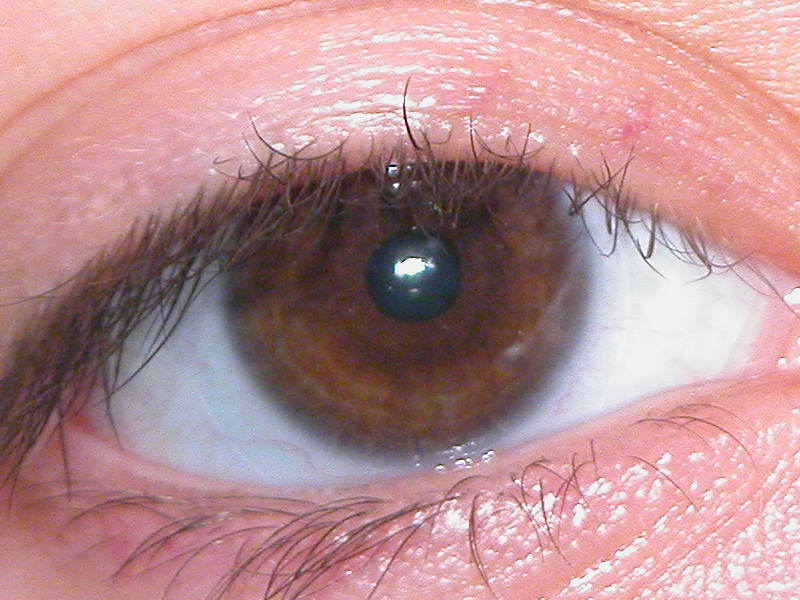
//> input picture images/Img_114_1_2.jpg, 800 x 600 px; its folder holds only this picture in this run
$ ./main   (built with g++ and OpenCV 4)
//> lines starting //> are read from the running program, lines starting //| are printed output that depends on the picture; after the words box and inside, x2 and y2 are one past the last pixel; in counts of white or black regions, pixels touching at a corner belong together
/*
 * Author: Mateusz Osiński, Warsaw University of Technology
 * This program is a part of master thesis: "Methods of iris detection in registered image".
 * The program downloads subsequent photos of the human eye from the disk location indicated in the code.
 * Using image filtering and processing methods, the program locates the iris of the eye.
 * In the result image, the iris area is outlined by two circles and two segments.

 */

#include <opencv2/opencv.hpp>

using namespace std;
using namespace cv;


int main()
{
    // reading all images from folder, in for loop
    vector<cv::String> fn;
    glob("images/*.jpg", fn, false);
    vector<Mat> images;

    size_t count = fn.size(); //number of images
    for (size_t i=0; i<count; i++)
    {
        Mat src, pupilRed, resultImage;
        src = imread(fn[i]);
//> src is the input picture: 600 rows x 800 cols, CV_8UC3; mean B, G, R 144, 141.4, 183.1
        resultImage = imread(fn[i]);
        Mat bgr[3];
        split(src, bgr);
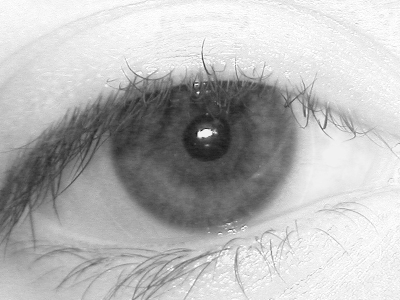
//> bgr[2]: 600 rows x 800 cols, CV_8UC1 (shown at 1/2 size); min 0, max 255, mean 183.1

        //////////////// PUPIL DETECTING
        pupilRed=bgr[2];    //red layer

        threshold(pupilRed, pupilRed, 80, 255, 2);
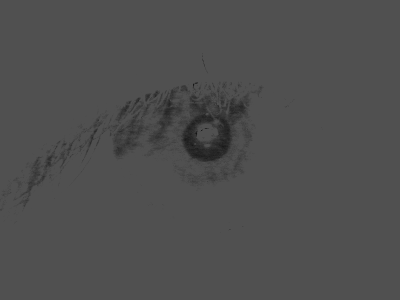
//> pupilRed: 600 rows x 800 cols, CV_8UC1 (shown at 1/2 size); min 0, max 80, mean 78.6
        dilate(pupilRed, pupilRed, Mat());
//> pupilRed: 600 rows x 800 cols, CV_8UC1; 8.91% of pixels changed, all inside (x1, y1, x2, y2) = (0, 106, 653, 465)
        GaussianBlur(pupilRed, pupilRed, Size(17,17), 2, 0 );
//> pupilRed: 600 rows x 800 cols, CV_8UC1; min 37, max 80, mean 79.2

        // circles detection - pupil
        vector<Vec3f> circlesPupil;
        HoughCircles(pupilRed, circlesPupil, CV_HOUGH_GRADIENT, 2, pupilRed.rows, 25, 15,
                  pupilRed.rows/20, pupilRed.rows/6);
//> circlesPupil = 1 circle (x, y, radius): [415, 273, 48]

        // drawing a pupil circle on result image
        Point center(cvRound(circlesPupil[0][0]), cvRound(circlesPupil[0][1]));
//> center = Point(415, 273)
        int radiusPupil = cvRound(circlesPupil[0][2]);
//> radiusPupil = 48
        circle(resultImage, center, 3, Scalar(0,0,255), -1, 8, 0 );
//> resultImage: 600 rows x 800 cols, CV_8UC3; 29 pixels changed, all inside (x1, y1, x2, y2) = (412, 270, 419, 277)
        circle(resultImage, center, radiusPupil, Scalar(0,0,255), 2, 8, 0 );
//> resultImage: 600 rows x 800 cols, CV_8UC3; mean B, G, R 143.9, 141.3, 183.5


        //////////////// LIMBUS DETECTING

        cvtColor(src, src, CV_BGR2GRAY);
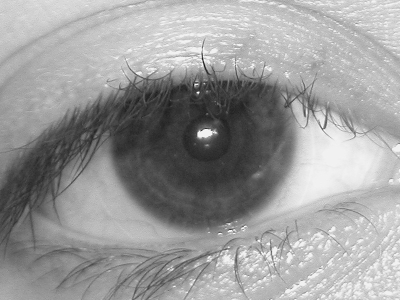
//> src: 600 rows x 800 cols, CV_8UC1 (shown at 1/2 size); min 2, max 255, mean 154.2
        // center of pupil
        int xp = circlesPupil[0][0]; //column
//> xp = 415
        int yp = circlesPupil[0][1]; //row
//> yp = 273

        // image of limbus edges
        Mat limbusEdgeImage (src.rows, src.cols, src.type());
        limbusEdgeImage = 0;
        int neighbours = 30; //number od pixels on the left and right

        //this loop finds edges to the left of the pupil
        for (int i=neighbours; i<xp; i++)
        {
            for (int j=0; j<src.rows; j++)
            {
                float meanRight = 0;
                float meanLeft = 0;
                for (int k=0; k<neighbours; k++)
                {
                    //mean values od pixels on the right and left
                    meanRight += src.at<uchar>(j, i+k);
                    meanLeft += src.at<uchar>(j, i-k);
                }
                meanRight = meanRight / neighbours;
                meanLeft = meanLeft / neighbours;
                int actualValue = src.at<uchar>(j, i);
                if ( (abs(meanRight - actualValue) < 20 ) && (abs(meanLeft - actualValue) > 35) )
                    limbusEdgeImage.at<uchar>(j, i) = 255;
                else
                    limbusEdgeImage.at<uchar>(j, i) = 0;
            }
        }
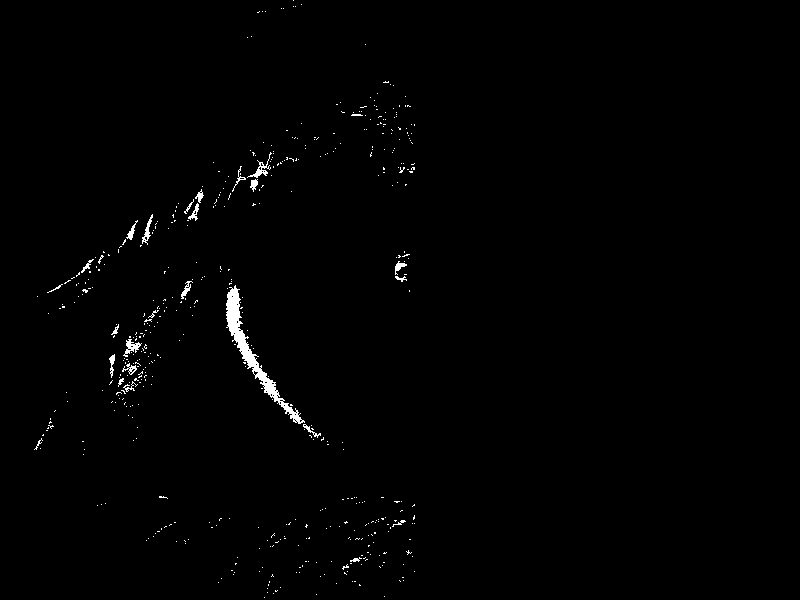
//> limbusEdgeImage: 600 rows x 800 cols, CV_8UC1; 0.83% white; 510 white regions (484 under 20 px), largest, box (x1, y1, x2, y2) and area: (226, 285, 305, 424) 1516, (247, 152, 272, 178) 139, (123, 339, 142, 357) 136

        //this loop finds edges to the right of the pupil
        for (int i=xp; i<src.cols-neighbours; i++)
        {
            for (int j=0; j<src.rows; j++)
            {
                float meanRight = 0;
                float meanLeft = 0;
                for (int k=0; k<neighbours; k++)
                {
                    meanRight += src.at<uchar>(j, i+k);
                    meanLeft += src.at<uchar>(j, i-k);
                }
                meanRight = meanRight / neighbours;
                meanLeft = meanLeft / neighbours;
                int actualValue = src.at<uchar>(j, i);
                if ( (abs(meanLeft - actualValue) < 20 ) && (abs(meanRight - actualValue) > 35) )
                    limbusEdgeImage.at<uchar>(j, i) = 255;
                else
                    limbusEdgeImage.at<uchar>(j, i) = 0;
            }
        }
//> limbusEdgeImage: 600 rows x 800 cols, CV_8UC1; 1.8% white; 1118 white regions (1066 under 20 px), largest, box (x1, y1, x2, y2) and area: (508, 272, 587, 420) 1720, (226, 285, 305, 424) 1516, (557, 196, 596, 270) 656

        // deleting pixels in 30 - 150st and 225 - 315st

        // deleting on the left of the pupil
        for (int i=0; i<xp; i++)
        {
            for (int j=0; j<limbusEdgeImage.rows; j++)
            {
                float tangens = (float)(-j + yp) / (xp - i);
                if ((tangens<-1) || (tangens>0.577))
                    limbusEdgeImage.at<uchar>(j, i) = 0;
            }
        }
//> limbusEdgeImage: 600 rows x 800 cols, CV_8UC1; 1.6% white; 839 white regions (792 under 20 px), largest, box (x1, y1, x2, y2) and area: (508, 272, 587, 420) 1720, (226, 285, 286, 407) 1348, (557, 196, 596, 270) 656

        // deleting on the right of the pupil
        for (int i=xp; i<limbusEdgeImage.cols; i++)
        {
            for (int j=0; j<limbusEdgeImage.rows; j++)
            {
                float tangens = (float)(-j + yp) / (xp - i);
                if ((tangens<-0.577) || (tangens>1))
                    limbusEdgeImage.at<uchar>(j, i) = 0;
            }
        }
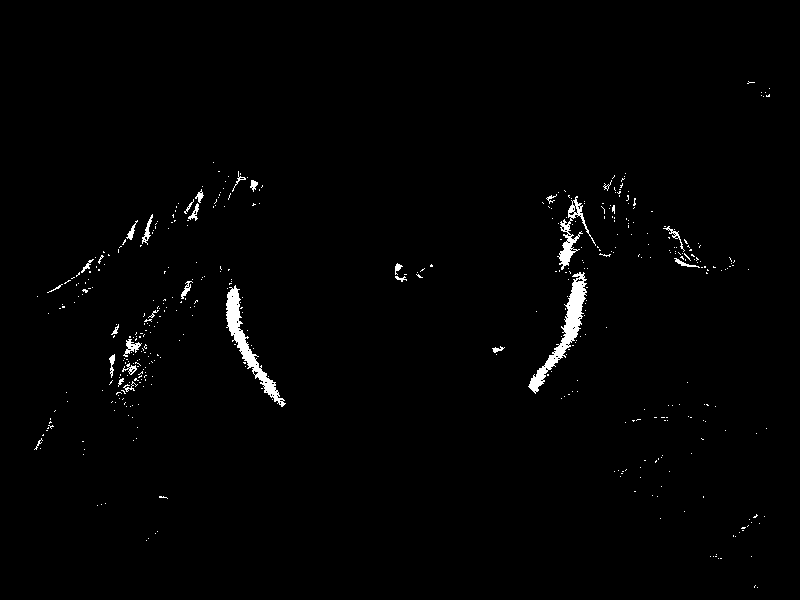
//> limbusEdgeImage: 600 rows x 800 cols, CV_8UC1; 1.2% white; 448 white regions (419 under 20 px), largest, box (x1, y1, x2, y2) and area: (528, 272, 587, 394) 1506, (226, 285, 286, 407) 1348, (557, 196, 596, 270) 656

        // circles detection - own function which reaplace the Hough Circle Transform method
        erode(limbusEdgeImage, limbusEdgeImage, Mat());  //deleting single pixels
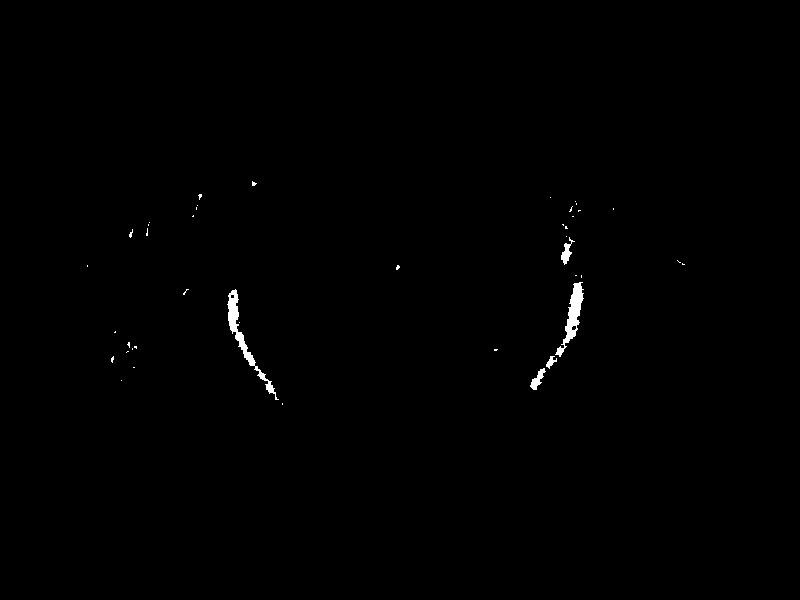
//> limbusEdgeImage: 600 rows x 800 cols, CV_8UC1; 0.42% white; 42 white regions (37 under 20 px), largest, box (x1, y1, x2, y2) and area: (227, 289, 279, 400) 769, (555, 282, 584, 357) 678, (561, 237, 575, 265) 148, (530, 368, 546, 390) 148, (546, 356, 557, 369) 67

        // vectors - table with informaction about detected circles
        vector <int> centerX, centerY, rLimb, power;

        // a loop which detects circles with center placed in pupil
        for (int r=(int)1.25 * radiusPupil; r<limbusEdgeImage.rows / 2; r+=4)
        {
            // an image of circles with centers in non-zero pixels
            Mat circles (limbusEdgeImage.rows, limbusEdgeImage.cols, limbusEdgeImage.type());
            circles = 0;

            // vectors with informaction about position of non-zero pixels
            vector <int> xFill;
            vector <int> yFill;

            int iter = 0;
            for (int x=0; x<limbusEdgeImage.cols; x++)
            {
                for (int y=0; y<limbusEdgeImage.rows; y++)
                {
                    if (limbusEdgeImage.at<uchar>(y , x) != 0)
                    {
                        xFill.push_back(x);
                        yFill.push_back(y);
                        iter++;
                    }
                }
            }

            // random numbers
            int numRand = 80;
            int random[numRand] = {0};
            for (int i=0; i<numRand; i++)
                random[i] = rand() % iter;

            //drawing circles with centers in random non-zero pixels
            for (int i=0; i<numRand; i++)
            {
                Point center(xFill[random[i]], yFill[random[i]]);
                int radius = r;
                Mat temporary (limbusEdgeImage.rows, limbusEdgeImage.cols, limbusEdgeImage.type());
                temporary = 0;
                circle( temporary, center, radius, Scalar(1,0,0), 3, 8, 0 );
                circles += temporary;
            }
            //parameters of the best circle for actual radius r (from loop parameters)
            int actualValue = 0, centerx, centery;
            for (int x=0; x<limbusEdgeImage.cols; x++)
            {
                for (int y=0; y<limbusEdgeImage.rows; y++)
                {
                    if (circles.at<uchar>(y , x) > actualValue)
                    {
                        centerx = x;
                        centery = y;
                        actualValue = circles.at<uchar>(y , x);
                    }
                }
            }

            // the circle is remembered if its center is inside the pupil
            if ( pow(xp - centerx, 2) + pow(yp - centery, 2) < pow(radiusPupil, 2))
            {
                centerX.push_back(centerx);
                centerY.push_back(centery);
                rLimb.push_back(r);
                power.push_back(actualValue);
            }
        }
//> this loop made 63 passes

        // choosing the best circle
        int maxPower = 0;
        int z = 0;
        for( size_t i = 0; i < power.size(); i++ )
        {
            if (power[i] > maxPower)
            {
                maxPower = power[i];
                z=i;
            }
        }

        // drawing limbus circle
        Point centerLimb(centerX[z], centerY[z]);
        int radiusLimb = rLimb[z];
        circle(resultImage, centerLimb, radiusLimb, Scalar(255,0,0), 2, 8, 0 );

        //////////////// EYELIDS AREA - DRAWING LINES
        int x1, y1, x2, y2;
        x1 = sqrt(3)/2 * radiusLimb;
        y1 = radiusLimb / 2; //sqrt(1 - sqrt(3)/2);
        Point LH (centerX[z] - x1, centerY[z] - y1);
        Point RH (centerX[z] + x1, centerY[z] - y1);
        line(resultImage, LH, RH, Scalar(0, 255, 0), 2, 8, 0);

        x2 = sqrt(2)/2 * radiusLimb;
        y2 = radiusLimb * sqrt(2)/2;
        Point LL (centerX[z] - x2, centerY[z] + y2);
        Point RL (centerX[z] + x2, centerY[z] + y2);
        line(resultImage, LL, RL, Scalar(0, 255, 0), 2, 8, 0);
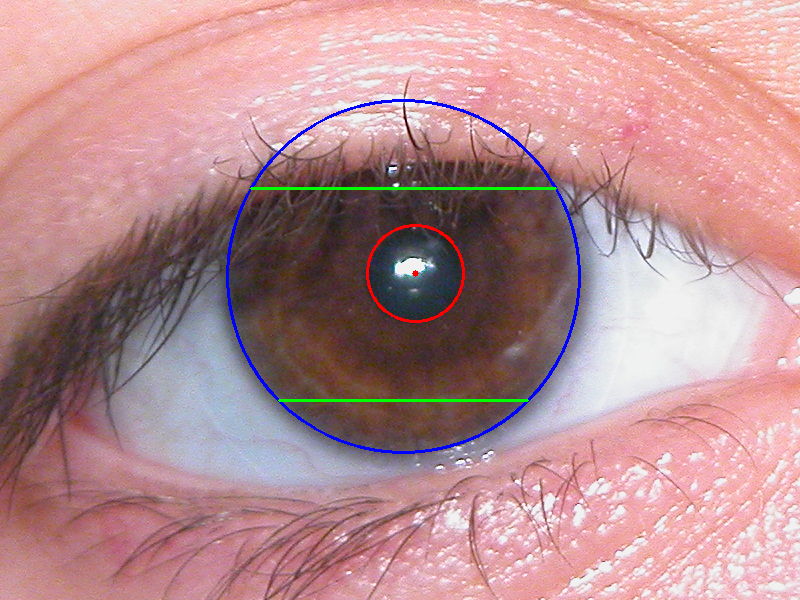
//> resultImage: 600 rows x 800 cols, CV_8UC3; mean B, G, R 144.6, 141.1, 182.3


        // displaying the result image
        namedWindow("resultImage", WINDOW_AUTOSIZE);
        imshow("resultImage", resultImage);

        waitKey(0);
    }

    return 0;
}

$ run again, on images/Img_90_1_1.jpg
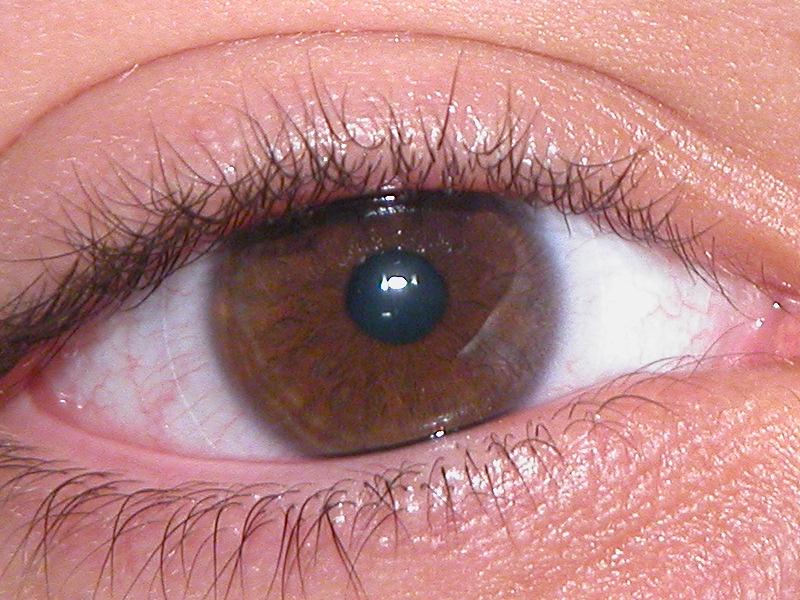
//> input picture images/Img_90_1_1.jpg, 800 x 600 px
//> src is the input picture: 600 rows x 800 cols, CV_8UC3; mean B, G, R 130.6, 131.5, 184
//> circlesPupil = 1 circle (x, y, radius): [395, 295, 47.8]
//> `Point center(cvRound(circlesPupil[0][0]), cvRound(circlesPupil[0][1]));`: center = Point(395, 295)
//> radiusPupil = 48
//> src: 600 rows x 800 cols, CV_8UC1
//> xp = 395
//> yp = 295
//> `erode(limbusEdgeImage, limbusEdgeImage, Mat());`:
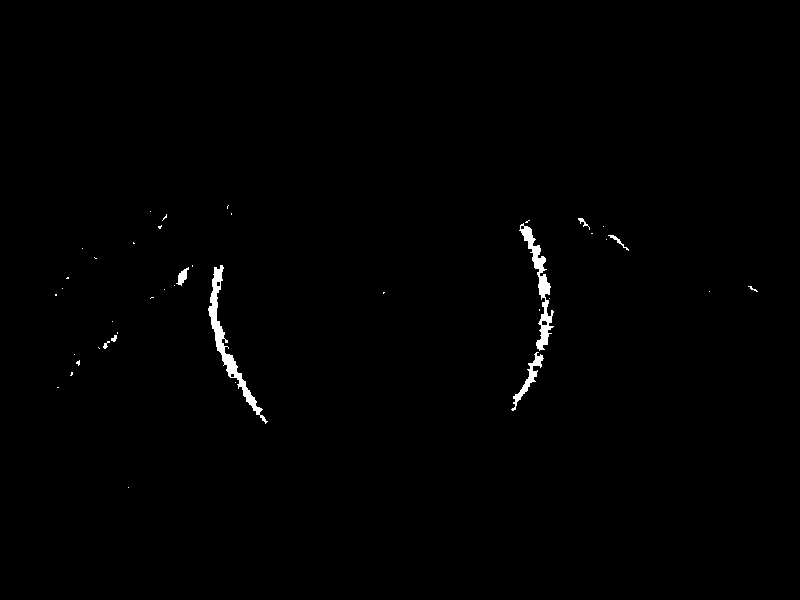
//> limbusEdgeImage: 600 rows x 800 cols, CV_8UC1; 0.65% white; 41 white regions (33 under 20 px), largest, box (x1, y1, x2, y2) and area: (208, 265, 268, 424) 1277, (519, 223, 554, 351) 1069, (511, 352, 544, 411) 384
//> the loop `for (int r=(int)1.25 * radiusPupil; r<limbusEdgeImage.rows / 2; r+=4)` made 63 passes
//> `line(resultImage, LL, RL, Scalar(0, 255, 0), 2, 8, 0);`:
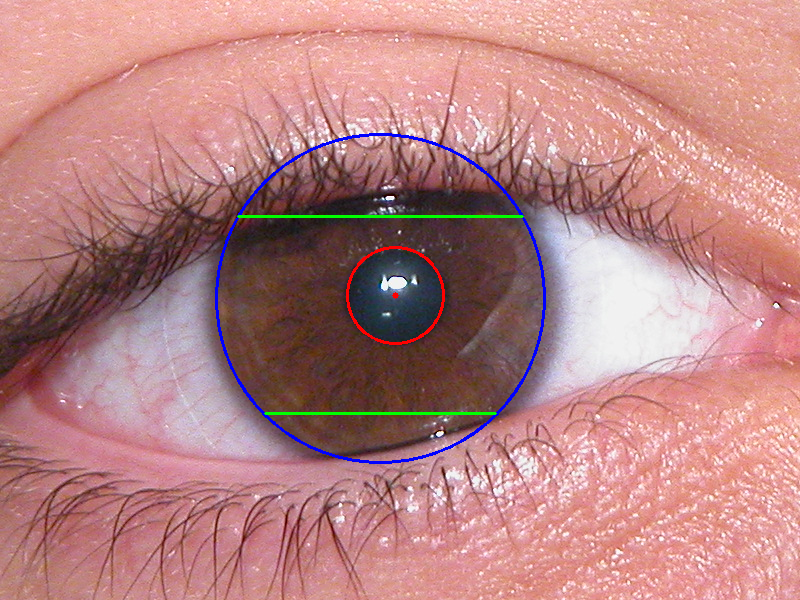
//> resultImage: 600 rows x 800 cols, CV_8UC3; mean B, G, R 131.4, 131.4, 183.3
